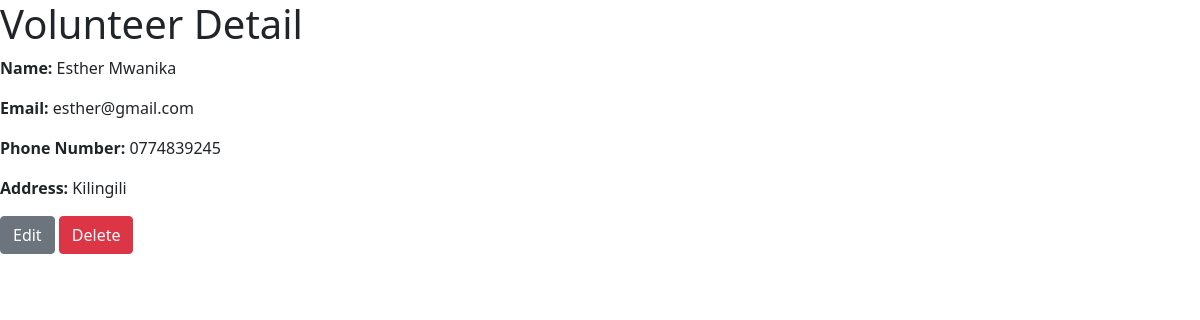
The app's page /volunteers/1/ with its own data.
### volunteers/models.py (models this page shows, shortened)
class Volunteer(models.Model):
    SKILL_CHOICES = [
        ('teaching', 'Teaching'),
        ('cooking', 'Cooking'),
        ('driving', 'Driving'),
        ('cleaning', 'Cleaning'),
    ]
    INTEREST_CHOICES = SKILL_CHOICES  # Assuming interests are the same as skills. Adjust as needed.
    first_name = models.CharField(max_length=100)
    last_name = models.CharField(max_length=100)
    email = models.EmailField(unique=True)
    phone_number = models.CharField(max_length=15, blank=True)
    address = models.TextField(blank=True)
    skills = MultiSelectField(choices=SKILL_CHOICES, blank=True, max_choices=10, max_length=100)
    interests = MultiSelectField(choices=INTEREST_CHOICES, blank=True, max_choices=10, max_length=100)
    availability = models.DateField(blank=True, null=True)

### volunteers/views.py (the view)
# urls.py: path('<int:volunteer_id>/', views.volunteer_detail, name='volunteer_detail'),
def volunteer_detail(request, volunteer_id):
    volunteer = Volunteer.objects.get(id=volunteer_id)
    return render(request, 'volunteers/volunteer_detail.html', {'volunteer': volunteer})

### volunteers/templates/volunteers/volunteer_detail.html (shortened to what this page needs)
<!DOCTYPE html>
<html lang="en">
<head>
    <link href="https://cdn.jsdelivr.net/npm/bootstrap@5.0.2/dist/css/bootstrap.min.css" rel="stylesheet"
>
</head>
<body>
    <h1>Volunteer Detail</h1>
    <p><strong>Name:</strong> {{ volunteer.first_name }} {{ volunteer.last_name }}</p>
    <p><strong>Email:</strong> {{ volunteer.email }}</p>
    <p><strong>Phone Number:</strong> {{ volunteer.phone_number }}</p>
    <p><strong>Address:</strong> {{ volunteer.address }}</p>
    <a href="{% url 'edit_volunteer' volunteer.id %}" class="btn btn-secondary">Edit</a>
    <a href="{% url 'delete_volunteer' volunteer.id %}" class="btn btn-danger">Delete</a>
</body>
</html>

### records on screen
Volunteer: first_name "Esther", last_name "Mwanika", email "esther@gmail.com", phone_number "0774839245", address "Kilingili"
